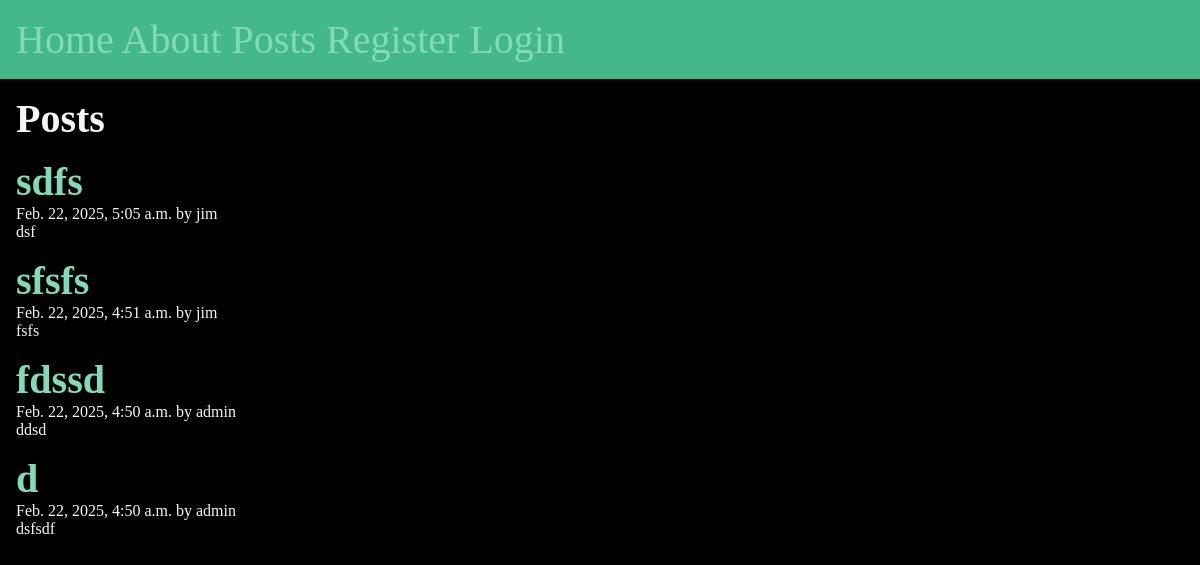
/posts/, run on the app's committed database.
### posts/models.py (models this page shows, shortened)
class Post(models.Model):
    title = models.CharField(max_length=75)
    body = models.TextField()
    slug = models.SlugField()
    date = models.DateTimeField(auto_now_add=True)
    banner = models.ImageField(default="fallback.png", blank=True)
    author = models.ForeignKey(User, on_delete=models.CASCADE, default=None)

### posts/views.py (the view)
# urls.py: path('', views.posts_list, name="list" ),
def posts_list(request):
    posts = Post.objects.all().order_by("-date")
    return render(request, 'posts/posts_list.html', {"posts": posts})

### posts/templates/posts/posts_list.html (shortened to what this page needs)
{% extends "layout.html" %}
{% block content %}
<section>
    <h1>Posts</h1>
    {% for post in posts%}
    <article class="posts">
        <h2>
            <a href="{% url 'posts:page' slug=post.slug %}">{{ post.title }}</a>
        </h2>
        <p>{{ post.date }} by {{ post.author }}</p>
        <p>{{ post.slug }}</p>
    </article>
    {% endfor %}
</section>
{% endblock  %}

### data on the page
Post: title "sdfs", date "Feb. 22, 2025, 5:05 a.m.", author "jim", slug "dsf"
Post: title "sfsfs", date "Feb. 22, 2025, 4:51 a.m.", author "jim", slug "fsfs"
Post: title "fdssd", date "Feb. 22, 2025, 4:50 a.m.", author "admin", slug "ddsd"
Post: title "d", date "Feb. 22, 2025, 4:50 a.m.", author "admin", slug "dsfsdf"
